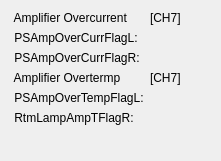
      <widget class="QWidget" name="formLayoutWidget_5">
       <property name="geometry">
        <rect>
         <x>710</x>
         <y>590</y>
         <width>221</width>
         <height>161</height>
        </rect>
       </property>
       <layout class="QFormLayout" name="formLayout_5">
        <item row="0" column="0">
         <widget class="QLabel" name="label_121">
          <property name="text">
           <string> Amplifier Overcurrent</string>
          </property>
         </widget>
        </item>
        <item row="0" column="1">
         <widget class="QLabel" name="label_157">
          <property name="text">
           <string>[CH7]</string>
          </property>
         </widget>
        </item>
        <item row="1" column="0">
         <widget class="QLabel" name="label_122">
          <property name="text">
           <string> PSAmpOverCurrFlagL:</string>
          </property>
         </widget>
        </item>
        <item row="1" column="1">
         <widget class="PyDMLabel" name="PyDMLabel_113">
          <property name="palette">
           <palette>
            <active>
             <colorrole role="Text">
              <brush brushstyle="SolidPattern">
               <color alpha="255">
                <red>0</red>
                <green>0</green>
                <blue>0</blue>
               </color>
              </brush>
             </colorrole>
             <colorrole role="PlaceholderText">
              <brush brushstyle="SolidPattern">
               <color alpha="128">
                <red>78</red>
                <green>154</green>
                <blue>6</blue>
               </color>
              </brush>
             </colorrole>
            </active>
            <inactive>
             <colorrole role="Text">
              <brush brushstyle="SolidPattern">
               <color alpha="255">
                <red>0</red>
                <green>0</green>
                <blue>0</blue>
               </color>
              </brush>
             </colorrole>
             <colorrole role="PlaceholderText">
              <brush brushstyle="SolidPattern">
               <color alpha="128">
                <red>78</red>
                <green>154</green>
                <blue>6</blue>
               </color>
              </brush>
             </colorrole>
            </inactive>
            <disabled>
             <colorrole role="Text">
              <brush brushstyle="SolidPattern">
               <color alpha="255">
                <red>190</red>
                <green>190</green>
                <blue>190</blue>
               </color>
              </brush>
             </colorrole>
             <colorrole role="PlaceholderText">
              <brush brushstyle="SolidPattern">
               <color alpha="128">
                <red>0</red>
                <green>0</green>
                <blue>0</blue>
               </color>
              </brush>
             </colorrole>
            </disabled>
           </palette>
          </property>
          <property name="toolTip">
           <string/>
          </property>
          <property name="alarmSensitiveContent" stdset="0">
           <bool>false</bool>
          </property>
          <property name="channel" stdset="0">
           <string>SI-22:DI-FOFBCtrl:PSAmpOverCurrFlagLCH7-Sts</string>
          </property>
         </widget>
        </item>
        <item row="2" column="0">
         <widget class="QLabel" name="label_123">
          <property name="text">
           <string> PSAmpOverCurrFlagR:</string>
          </property>
         </widget>
        </item>
        <item row="2" column="1">
         <widget class="PyDMLabel" name="PyDMLabel_114">
          <property name="toolTip">
           <string/>
          </property>
          <property name="channel" stdset="0">
           <string>SI-22:DI-FOFBCtrl:PSAmpOverCurrFlagRCH7-Sts</string>
          </property>
         </widget>
        </item>
        <item row="3" column="0">
         <widget class="QLabel" name="label_125">
          <property name="text">
           <string> Amplifier Overtermp</string>
          </property>
         </widget>
        </item>
        <item row="3" column="1">
         <widget class="QLabel" name="label_158">
          <property name="text">
           <string>[CH7]</string>
          </property>
         </widget>
        </item>
        <item row="4" column="0">
         <widget class="QLabel" name="label_126">
          <property name="text">
           <string> PSAmpOverTempFlagL:</string>
          </property>
         </widget>
        </item>
        <item row="4" column="1">
         <widget class="PyDMLabel" name="PyDMLabel_115">
          <property name="toolTip">
           <string/>
          </property>
          <property name="channel" stdset="0">
           <string>SI-22:DI-FOFBCtrl:PSAmpOverTempFlagLCH7-Sts</string>
          </property>
         </widget>
        </item>
        <item row="5" column="0">
         <widget class="QLabel" name="label_127">
          <property name="text">
           <string> RtmLampAmpTFlagR:</string>
          </property>
         </widget>
        </item>
        <item row="5" column="1">
         <widget class="PyDMLabel" name="PyDMLabel_116">
          <property name="toolTip">
           <string/>
          </property>
          <property name="channel" stdset="0">
           <string>SI-22:DI-FOFBCtrl:PSAmpOverTempFlagRCH7-Sts</string>
          </property>
         </widget>
        </item>
       </layout>
      </widget>
